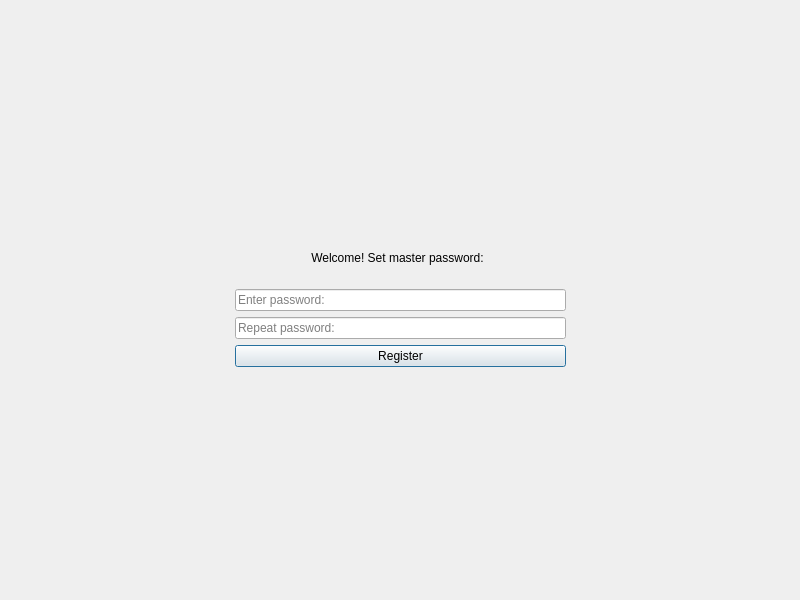
<?xml version="1.0" encoding="UTF-8"?>
<ui version="4.0">
 <class>RegWindow</class>
 <widget class="QDialog" name="RegWindow">
  <property name="geometry">
   <rect>
    <x>0</x>
    <y>0</y>
    <width>800</width>
    <height>600</height>
   </rect>
  </property>
  <property name="minimumSize">
   <size>
    <width>800</width>
    <height>600</height>
   </size>
  </property>
  <property name="windowTitle">
   <string>Dialog</string>
  </property>
  <layout class="QGridLayout" name="gridLayout">
   <item row="4" column="0">
    <spacer name="horizontalSpacer_5">
     <property name="orientation">
      <enum>Qt::Orientation::Horizontal</enum>
     </property>
     <property name="sizeHint" stdset="0">
      <size>
       <width>40</width>
       <height>20</height>
      </size>
     </property>
    </spacer>
   </item>
   <item row="2" column="1" colspan="2">
    <widget class="QLineEdit" name="lineEdit">
     <property name="minimumSize">
      <size>
       <width>325</width>
       <height>0</height>
      </size>
     </property>
     <property name="placeholderText">
      <string>Enter password:</string>
     </property>
    </widget>
   </item>
   <item row="3" column="3">
    <spacer name="horizontalSpacer_4">
     <property name="orientation">
      <enum>Qt::Orientation::Horizontal</enum>
     </property>
     <property name="sizeHint" stdset="0">
      <size>
       <width>216</width>
       <height>20</height>
      </size>
     </property>
    </spacer>
   </item>
   <item row="3" column="1" colspan="2">
    <widget class="QLineEdit" name="lineEdit_2">
     <property name="minimumSize">
      <size>
       <width>325</width>
       <height>0</height>
      </size>
     </property>
     <property name="placeholderText">
      <string>Repeat password:</string>
     </property>
    </widget>
   </item>
   <item row="4" column="1" colspan="2">
    <widget class="QPushButton" name="pushButton">
     <property name="minimumSize">
      <size>
       <width>325</width>
       <height>0</height>
      </size>
     </property>
     <property name="text">
      <string>Register</string>
     </property>
    </widget>
   </item>
   <item row="2" column="0">
    <spacer name="horizontalSpacer">
     <property name="orientation">
      <enum>Qt::Orientation::Horizontal</enum>
     </property>
     <property name="sizeHint" stdset="0">
      <size>
       <width>217</width>
       <height>20</height>
      </size>
     </property>
    </spacer>
   </item>
   <item row="4" column="3">
    <spacer name="horizontalSpacer_6">
     <property name="orientation">
      <enum>Qt::Orientation::Horizontal</enum>
     </property>
     <property name="sizeHint" stdset="0">
      <size>
       <width>40</width>
       <height>20</height>
      </size>
     </property>
    </spacer>
   </item>
   <item row="3" column="0">
    <spacer name="horizontalSpacer_2">
     <property name="orientation">
      <enum>Qt::Orientation::Horizontal</enum>
     </property>
     <property name="sizeHint" stdset="0">
      <size>
       <width>217</width>
       <height>20</height>
      </size>
     </property>
    </spacer>
   </item>
   <item row="1" column="1">
    <widget class="QLabel" name="label">
     <property name="minimumSize">
      <size>
       <width>325</width>
       <height>50</height>
      </size>
     </property>
     <property name="text">
      <string>Welcome! Set master password:</string>
     </property>
     <property name="alignment">
      <set>Qt::AlignmentFlag::AlignCenter</set>
     </property>
    </widget>
   </item>
   <item row="2" column="3">
    <spacer name="horizontalSpacer_3">
     <property name="orientation">
      <enum>Qt::Orientation::Horizontal</enum>
     </property>
     <property name="sizeHint" stdset="0">
      <size>
       <width>216</width>
       <height>20</height>
      </size>
     </property>
    </spacer>
   </item>
   <item row="5" column="1">
    <spacer name="verticalSpacer">
     <property name="orientation">
      <enum>Qt::Orientation::Vertical</enum>
     </property>
     <property name="sizeHint" stdset="0">
      <size>
       <width>20</width>
       <height>90</height>
      </size>
     </property>
    </spacer>
   </item>
   <item row="0" column="1">
    <spacer name="verticalSpacer_2">
     <property name="orientation">
      <enum>Qt::Orientation::Vertical</enum>
     </property>
     <property name="sizeHint" stdset="0">
      <size>
       <width>20</width>
       <height>40</height>
      </size>
     </property>
    </spacer>
   </item>
   <item row="1" column="0">
    <spacer name="horizontalSpacer_7">
     <property name="orientation">
      <enum>Qt::Orientation::Horizontal</enum>
     </property>
     <property name="sizeHint" stdset="0">
      <size>
       <width>40</width>
       <height>20</height>
      </size>
     </property>
    </spacer>
   </item>
   <item row="1" column="3">
    <spacer name="horizontalSpacer_8">
     <property name="orientation">
      <enum>Qt::Orientation::Horizontal</enum>
     </property>
     <property name="sizeHint" stdset="0">
      <size>
       <width>40</width>
       <height>20</height>
      </size>
     </property>
    </spacer>
   </item>
  </layout>
 </widget>
 <resources/>
 <connections/>
</ui>
